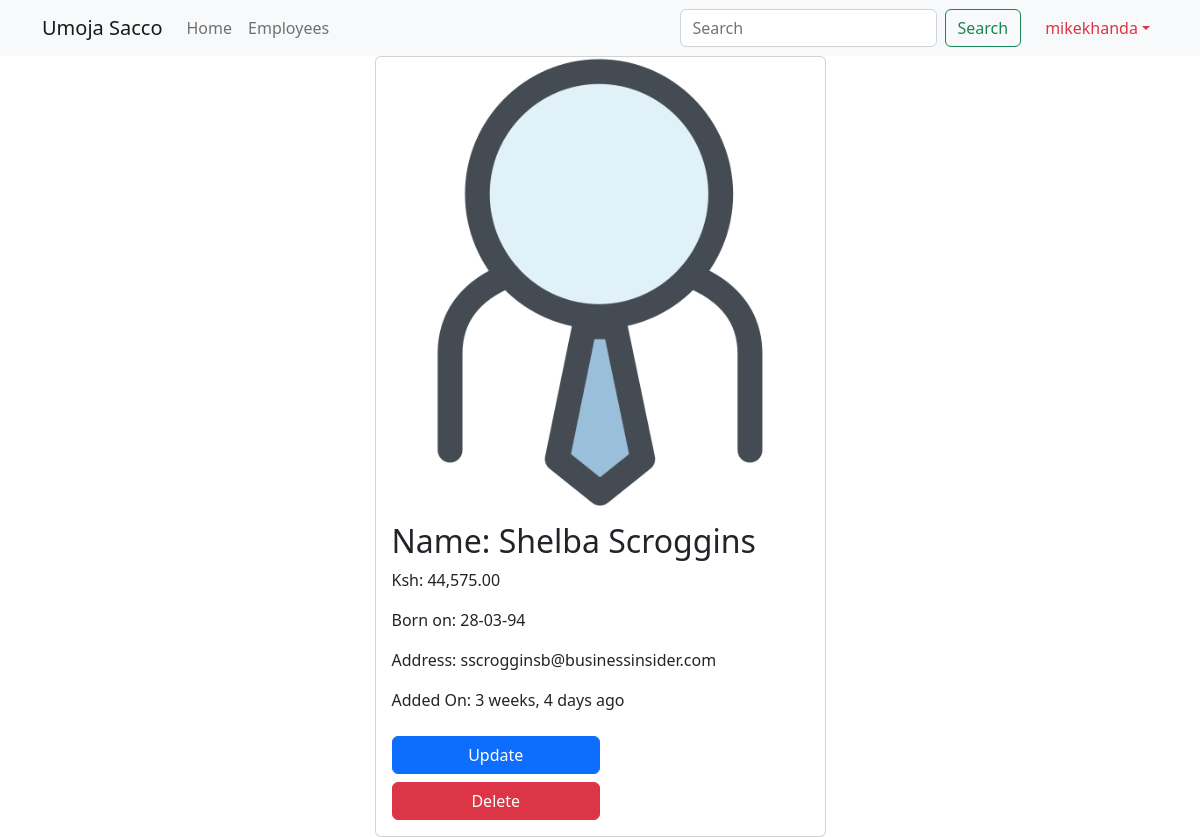
The page /employees/12 (signed in) on the database its author committed.
### main_app/models.py (models this page shows, shortened)
class Employee(models.Model):
    name = models.CharField(max_length=40)
    email = models.EmailField(unique=True)
    dob = models.DateField(null=True)
    salary = models.DecimalField(max_digits=7, decimal_places=2)
    disabled = models.BooleanField(default=False)
    profile = models.ImageField(upload_to=unique_img_name, null=True, default='employees/employee.png')
    created_at = models.DateTimeField(auto_now_add=True, null=True)  # Once during creation
    updated_at = models.DateTimeField(auto_now_add=True, null=True)  # Every time on update happens

### main_app/views.py (the view)
# urls.py: path('employees/<int:emp_id>', views.employee_details, name='details'),
@login_required
@permission_required('main_app.view_employee', raise_exception=True)
def employee_details(request, emp_id):
    employee = Employee.objects.get(pk=emp_id)  # SELECT * FROM employees WHERE id=1
    return render(request, "employee_details.html", {"employee": employee})

### templates/employee_details.html (shortened to what this page needs)
{% extends 'base_template.html' %}
{% load humanize %}
{% block content %}
    {% include 'navbar.html' %}
    <div class="container center">
        <div class="row justify-content-center">
            <div class="col-sm-5">
                <div class="card">
                    {% if employee.profile %}
                        <img src="{{ employee.profile.url }}" alt="" class="card-img-top">
                    {% endif %}
                    <div class="card-body">
                        <h2 class="card-title">Name: {{ employee.name }}</h2>
                        <p class="card-text">Ksh: {{ employee.salary | intcomma }}</p>
                        <p class="card-text">Born on: {{ employee.dob | date:'d-m-y' }}</p>
                        <p class="card-text">Address: {{ employee.email }}</p>
                        <p class="card-text">Added On: {{ employee.created_at | naturaltime }}</p>
                        {% if perms.main_app.delete_employee %}
                            <a href="{% url 'update' employee.id %}" class="btn btn-primary w-50 mt-2">Update</a>
                        {% endif %}
                        {% if perms.main_app.change_employee %}
                            <a href="{% url 'delete' employee.id %}" class="btn btn-danger w-50 mt-2">Delete</a>
                        {% endif %}
                    </div>
                </div>
            </div>
        </div>
    </div>
{% endblock %}

### templates/navbar.html (shortened to what this page needs)
<nav class="navbar sticky-top navbar-expand-lg bg-light">
    <div class="container">
        <a class="navbar-brand" href="{% url 'home' %}">Umoja Sacco</a>
        <div class="collapse navbar-collapse" id="navbarTogglerDemo02">
            <ul class="navbar-nav me-auto mb-2 mb-lg-0">
                <li class="nav-item">
                    <a class="nav-link  {% if "/" == request.path %} active {% endif %}" aria-current="page"
                       href="{% url 'home' %}">Home</a>
                </li>
                <li class="nav-item">
                    <a class="nav-link  {% if "/employees" == request.path %} active {% endif %}"
                       href="{% url 'all' %}">Employees</a>
                </li>
            </ul>
            <form class="d-flex" role="search" method="get" action="{% url 'search' %}">
                <input class="form-control me-2" name="search_word" type="search" placeholder="Search"
                       aria-label="Search">
                <button class="btn btn-outline-success" type="submit">Search</button>
            </form>
            <ul class="navbar-nav ms-3 mb-2 mb-lg-0">
                <li class="nav-item dropdown">
                    <a class="nav-link dropdown-toggle text-danger" href="#" role="button"
                       data-bs-toggle="dropdown">{{ user.username }}</a>
                </li>
            </ul>
        </div>
    </div>
</nav>

### rows shown on the page
Employee: profile (picture), name "Shelba Scroggins", salary "44,575.00", dob "28-03-94", email "sscrogginsb@businessinsider.com", created_at "3 weeks, 4 days ago"

### other values the page prints
{{ user.username }} "mikekhanda"
